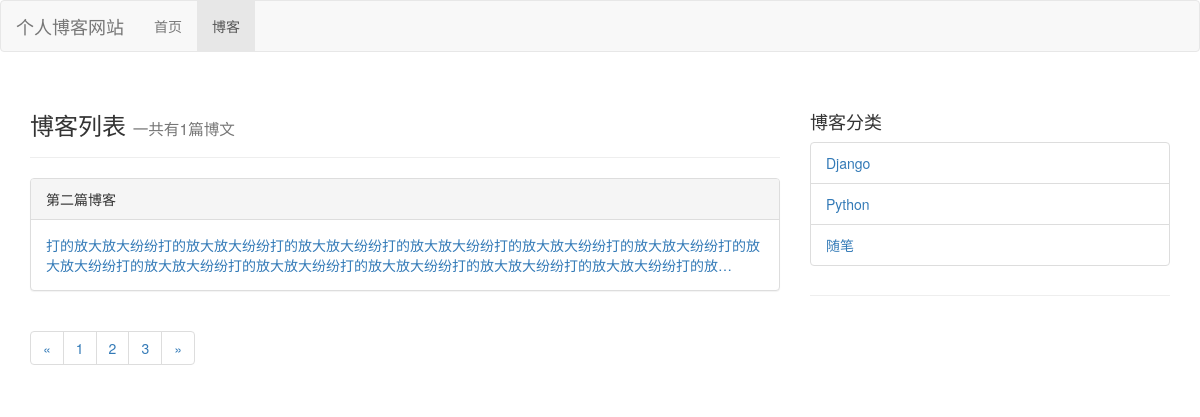
Screenshot of /blog/?page=2 with the database file from the repository.
### blog/models.py (models this page shows)
class Blog(models.Model):
    title = models.CharField(max_length=50)
    content = models.TextField()
    author = models.ForeignKey(User, on_delete=models.DO_NOTHING)
    blog_type = models.ForeignKey(BlogType, on_delete=models.DO_NOTHING)
    create_time = models.DateTimeField(auto_now_add=True)
    update_time = models.DateTimeField(auto_now=True)
    def __str__(self):
        return self.title
    class Meta:
        ordering = [
            '-create_time',
        ]

class BlogType(models.Model):
    type_name = models.CharField(max_length=15)
    def __str__(self):
        return self.type_name

### blog/views.py (the view)
# urls.py: path('', blog_list, name='blog_list'),
def blog_list(requests):
    blogs = Blog.objects.all()
    paginator = Paginator(blogs, 1)
    page_num = requests.GET.get('page', 1)
    print(page_num)
    blog_pages = paginator.get_page(page_num)
    blog_types = BlogType.objects.all()
    print(blogs)
    print(blog_pages.object_list)
    return render(requests, "blog/blog_list.html", {
        "blog_types": blog_types,
        "blog_pages": blog_pages
    })

### templates/blog/blog_list.html (shortened to what this page needs)
{% extends 'base.html' %}
{% block blog_header %}active{% endblock %}
{% block content %}
<div class="container">
    <div class="row">
        <div class="col-md-8">
            <div class="page-header">
                <h3>博客列表 <small>一共有{{ blog_pages.object_list.count }}篇博文</small></h3>
            </div>
            <div class="panel panel-default">
                {% for blog in blog_pages.object_list %}
                <div class="panel-heading"> {{ blog.title }}</div>
                <div class="panel-body"><a
                        href="{% url 'blog_detail'  blog.id %}">{{ blog.content|truncatechars:100 }}</a></div>
                {% endfor %}
            </div>
            <nav aria-label="Page navigation">
                <ul class="pagination">
                    <li>
                        {% if blog_pages.has_previous %}
                        <a href="?page={{ blog_pages.pageprevious_page_number  }}" aria-label="Previous">
                            <span aria-hidden="true">&laquo;</span>
                        </a>
                        {% else %}
                        <span aria-hidden="true">&laquo;</span>
                        {% endif %}
                    </li>
                    {% for blog_num in blog_pages.paginator.page_range %}
                    <li><a href="?page={{ blog_num }}">{{ blog_num }}</a></li>
                    {% endfor %}
                    <li>
                        {% if blog_pages.has_next %}
                        <a href="?page={{ blog_pages.next_page_number  }}" aria-label="Next">
                            <span aria-hidden="true">&raquo;</span>
                        </a>
                        {% else %}
                        <span aria-hidden="true">&raquo;</span>
                        {% endif %}
                    </li>
                </ul>
            </nav>
        </div>
        <div class="col-md-4 ">
            <div class="page-header">
                <h4>博客分类</h4>
                <ul class="list-group">
                    {% for blog_type in blog_types %}
                    <li class="list-group-item"><a href="{% url 'blog_type_list' blog_type.id %}">{{ blog_type }}</a>
                    </li>
                    {% endfor %}
                </ul>
            </div>
        </div>
    </div>
</div>
{% endblock %}

### static/css/base.css (style rules this page uses)
* { margin: 0; padding: 0; }

### rows the page displays
Blog: title "第二篇博客", content "打的放大放大纷纷打的放大放大纷纷打的放大放大纷纷打的放大放大纷纷打的放大放大纷纷打的放大放大纷纷打的放大放大纷纷打的放大放大纷纷打的放大放大纷纷打的放大放大纷纷打的放大放大纷纷打的放大放大纷纷打的放…"
BlogType: type_name "Django"
BlogType: type_name "Python"
BlogType: type_name "随笔"

### other values shown
{{ blog_pages.object_list.count }} "1"
{{ blog_num }} "1" "2" "3"
